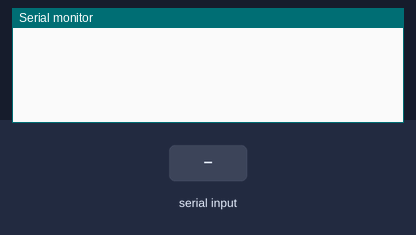
Recording of a sketch running on a simulated Arduino Mega 2560, built with avr-gcc and run on an emulated ATmega2560. On the bench: the last lines printed to the serial monitor. The inputs (shaded band) are chosen by the test bench.

Above: at 1.2 s.
1.3 s: ";:" received over the second serial link
At 2.5 s:
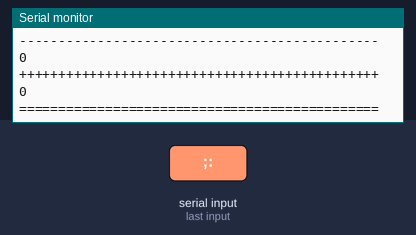
2.8 s: "90;45;200:" received over the second serial link
At 3.5 s:
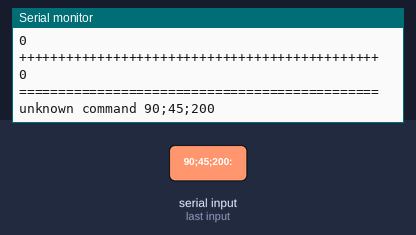
4.3 s: "90;45:" received over the second serial link
At 4.6 s:
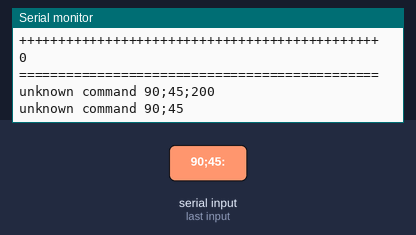
5.8 s: "90;45;200;10:" received over the second serial link
At 7.0 s:
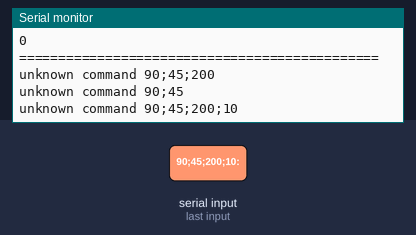
7.3 s: "0:" received over the second serial link
At 8.1 s:
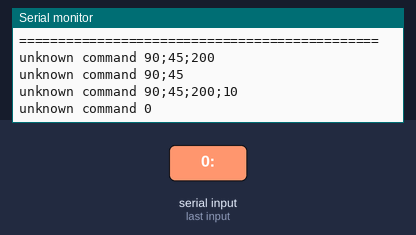

Measured:
- after the input at 1.3 s, the serial monitor: prints a new line at once (image 1)
- after the input at 2.8 s, the serial monitor: prints a new line at once (image 2)
- after the input at 4.3 s, the serial monitor: prints a new line at once (image 3)
- after the input at 5.8 s, the serial monitor: prints a new line at once (image 4)
- after the input at 7.3 s, the serial monitor: prints a new line at once (image 5)

The sketch:

Mega-Esp-USB.ino
```cpp
#include <AFMotor.h>     // подключаем библиотеку для шилда

AF_DCMotor motor1(3); // подключаем мотор к клеммникам M1
AF_DCMotor motor2(4); // подключаем мотор к клеммникам M2

int maxSpeed = 255;
int iterr = 0;
char c;
String inString;
String firstpart;
String secondpart;
// Настройка
void setup() {
  // Инициализация портов и выходов
  Serial.begin(115200);
  Serial3.begin(115200);
}

// Выполнение
void loop() {
  serialEvent3();

}

// Проверка события на порту Serial3
void serialEvent3() {
  while (Serial3.available()) {
    inString = Serial3.readStringUntil(':');
    if(inString[0] == ';')
    {
      if(inString.substring(1, inString.indexOf('.')).toInt() >= iterr)
      {
      Serial.println(inString);
      firstpart = inString.substring(inString.indexOf('.') + 1, inString.indexOf(','));
      secondpart = inString.substring(inString.indexOf(',') + 1, inString.indexOf('/'));
      // Поиск команды в полученных данных (команда должна быть в квадратных скобках)
      Serial.println("----------------------------------------------");
      Serial.println(firstpart.toInt());
      Serial.println("++++++++++++++++++++++++++++++++++++++++++++++");
      Serial.println(secondpart.toInt());
      Serial.println("==============================================");
      setMotorSpeed(motor1,firstpart.toInt());
      setMotorSpeed(motor2,secondpart.toInt());
      inString = "";
      delay(100);
      }
      else
      {
      Serial.println("command " + inString + "have old iterr");
      }
    }
    else
    {
    Serial.println("unknown command " + inString);
    }
    Serial3.read();
    Serial3.read();
  }
}


void setMotorSpeed(AF_DCMotor motor, int persent)
{
if (-100 <= persent <= 100){
if (persent >=0)
{
 motor.setSpeed((maxSpeed*persent)/100);
}
else
{
 motor.setSpeed((maxSpeed*(-persent))/100);
}
}

 if (persent > 0)
 {
  motor.run(FORWARD);
 }
 else if (persent < 0)
 {
  motor.run(BACKWARD);
 }
 else if (persent == 0)
 {
   motor.run(RELEASE);
 }
 else
 {
  motor.setSpeed(20);
  motor.run(BACKWARD);
 }
}
```
